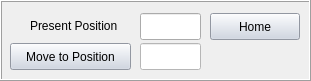
     <widget class="QFrame" name="frameBlackBody_14">
      <property name="geometry">
       <rect>
        <x>1010</x>
        <y>610</y>
        <width>311</width>
        <height>81</height>
       </rect>
      </property>
      <property name="frameShape">
       <enum>QFrame::Box</enum>
      </property>
      <property name="frameShadow">
       <enum>QFrame::Raised</enum>
      </property>
      <widget class="QLabel" name="label_62">
       <property name="geometry">
        <rect>
         <x>30</x>
         <y>10</y>
         <width>101</width>
         <height>31</height>
        </rect>
       </property>
       <property name="text">
        <string>Present Position</string>
       </property>
      </widget>
      <widget class="QLineEdit" name="lineEditDesiredRotationBench">
       <property name="geometry">
        <rect>
         <x>140</x>
         <y>43</y>
         <width>61</width>
         <height>27</height>
        </rect>
       </property>
       <property name="styleSheet">
        <string notr="true">background:rgb(255, 255, 255)</string>
       </property>
      </widget>
      <widget class="QPushButton" name="pushButtonMoveRotationBench">
       <property name="geometry">
        <rect>
         <x>10</x>
         <y>43</y>
         <width>121</width>
         <height>27</height>
        </rect>
       </property>
       <property name="styleSheet">
        <string notr="true">background:rgb(204, 212, 226)</string>
       </property>
       <property name="text">
        <string>Move to Position</string>
       </property>
      </widget>
      <widget class="QLineEdit" name="lineEditPresentRotationBench">
       <property name="geometry">
        <rect>
         <x>140</x>
         <y>13</y>
         <width>61</width>
         <height>27</height>
        </rect>
       </property>
       <property name="styleSheet">
        <string notr="true"/>
       </property>
       <property name="readOnly">
        <bool>true</bool>
       </property>
      </widget>
      <widget class="QPushButton" name="pushButtonHomeRotationBench">
       <property name="geometry">
        <rect>
         <x>210</x>
         <y>13</y>
         <width>90</width>
         <height>27</height>
        </rect>
       </property>
       <property name="styleSheet">
        <string notr="true">background:rgb(204, 212, 226)</string>
       </property>
       <property name="text">
        <string>Home</string>
       </property>
      </widget>
     </widget>
